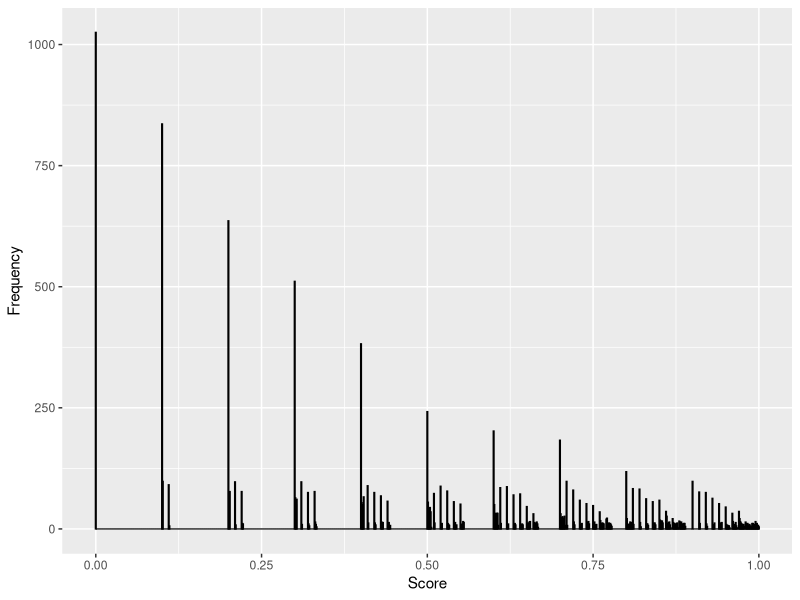

This chart was generated by the following R code:
## ---- chunk 1
knitr::opts_chunk$set(echo = TRUE)
## ---- chunk 2
library(ggplot2)
scores <- c()
for (i in 1:10000) {
  score <- 0
  prevRoll <- 9
  numRoll <- 0
  inLoop <- TRUE
  
  while(inLoop) {
    numRoll <- numRoll + 1
    roll <- sample(0:9,1)
    if (roll <= prevRoll) {
      score <- score + (roll * (10^(-numRoll)))
      prevRoll <- roll
    }
    if (roll == 0) {
      inLoop <- FALSE
    }
  }
  
  scores <- c(scores,score)
}
print(mean(scores))
ggplot() + 
  aes(scores) + 
  geom_histogram(binwidth=0.001, colour="black", fill="black") +
  ylab("Frequency") +
  xlab("Score")
